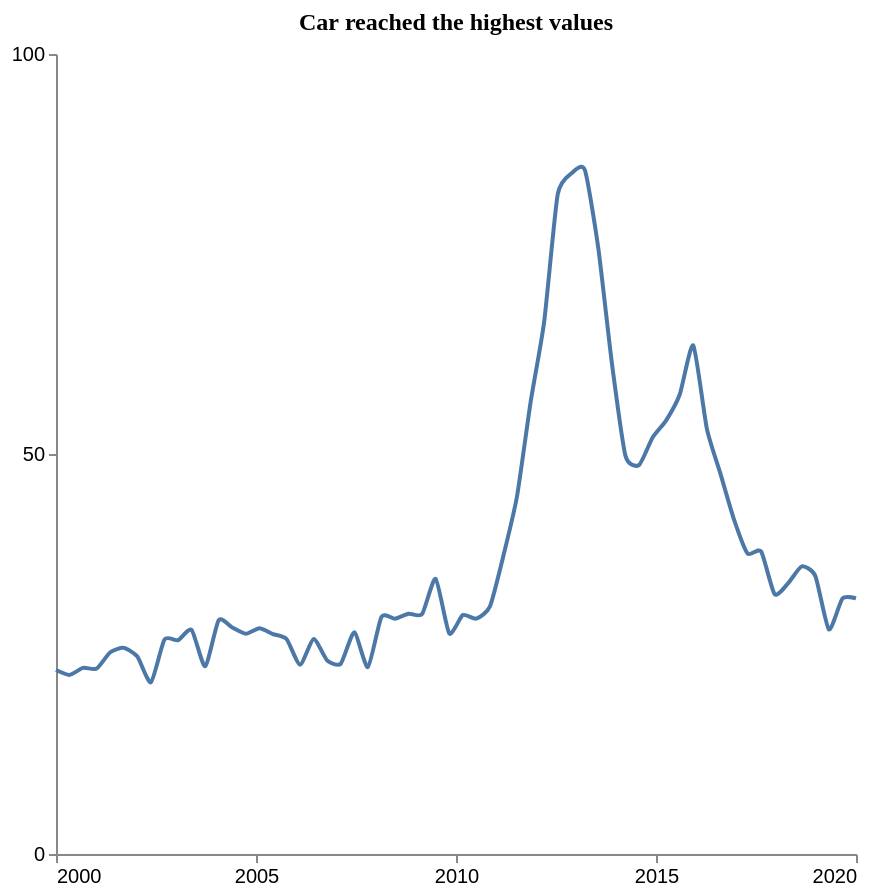

Express this chart as Vega-Lite.
### Vega-Lite specification from a JSON file in a GitHub repository (floating-point values rounded to 4 significant figures)
{"$schema": "https://vega.github.io/schema/vega-lite/v5.json", "description": "Pattern: Peak", "data": {"values": [{"X": 2000.0, "Y": 23.0}, {"X": 2000.0, "Y": 22.39}, {"X": 2001.0, "Y": 23.26}, {"X": 2001.0, "Y": 23.18}, {"X": 2001.0, "Y": 25.22}, {"X": 2002.0, "Y": 25.77}, {"X": 2002.0, "Y": 24.68}, {"X": 2002.0, "Y": 21.47}, {"X": 2003.0, "Y": 26.81}, {"X": 2003.0, "Y": 26.72}, {"X": 2003.0, "Y": 28.02}, {"X": 2004.0, "Y": 23.47}, {"X": 2004.0, "Y": 29.24}, {"X": 2004.0, "Y": 28.31}, {"X": 2005.0, "Y": 27.53}, {"X": 2005.0, "Y": 28.21}, {"X": 2005.0, "Y": 27.49}, {"X": 2006.0, "Y": 26.87}, {"X": 2006.0, "Y": 23.66}, {"X": 2006.0, "Y": 26.87}, {"X": 2007.0, "Y": 24.2}, {"X": 2007.0, "Y": 23.78}, {"X": 2007.0, "Y": 27.72}, {"X": 2008.0, "Y": 23.36}, {"X": 2008.0, "Y": 29.63}, {"X": 2008.0, "Y": 29.42}, {"X": 2009.0, "Y": 30.04}, {"X": 2009.0, "Y": 29.99}, {"X": 2009.0, "Y": 34.4}, {"X": 2010.0, "Y": 27.58}, {"X": 2010.0, "Y": 29.86}, {"X": 2011.0, "Y": 29.41}, {"X": 2011.0, "Y": 30.94}, {"X": 2011.0, "Y": 37.31}, {"X": 2012.0, "Y": 44.72}, {"X": 2012.0, "Y": 56.46}, {"X": 2012.0, "Y": 66.5}, {"X": 2013.0, "Y": 82.45}, {"X": 2013.0, "Y": 85.05}, {"X": 2013.0, "Y": 85.52}, {"X": 2014.0, "Y": 75.65}, {"X": 2014.0, "Y": 61.31}, {"X": 2014.0, "Y": 49.77}, {"X": 2015.0, "Y": 48.63}, {"X": 2015.0, "Y": 52.06}, {"X": 2015.0, "Y": 54.21}, {"X": 2016.0, "Y": 57.43}, {"X": 2016.0, "Y": 63.56}, {"X": 2016.0, "Y": 53.16}, {"X": 2017.0, "Y": 47.55}, {"X": 2017.0, "Y": 41.83}, {"X": 2017.0, "Y": 37.57}, {"X": 2018.0, "Y": 37.82}, {"X": 2018.0, "Y": 32.47}, {"X": 2018.0, "Y": 33.86}, {"X": 2019.0, "Y": 35.95}, {"X": 2019.0, "Y": 34.76}, {"X": 2019.0, "Y": 28.07}, {"X": 2020.0, "Y": 31.93}, {"X": 2020.0, "Y": 31.96}]}, "mark": {"type": "line", "interpolate": "cardinal", "tension": 0.4}, "encoding": {"x": {"field": "X", "type": "quantitative", "title": "", "axis": {"grid": false, "format": "d", "values": [2000, 2005, 2010, 2015, 2020], "tickSize": 4}, "scale": {"domain": [2000, 2020]}}, "y": {"field": "Y", "type": "quantitative", "title": "", "axis": {"grid": false, "format": "d", "values": [0, 50, 100], "tickSize": 4, "tickOpacity": 1}, "scale": {"domain": [0, 100]}}}, "title": {"text": "Car reached the highest values", "anchor": "middle", "font": "Tahoma", "fontSize": 12}, "config": {"lineBreak": "^", "view": {"stroke": null}}, "height": 400, "width": 400, "autosize": "pad"}
